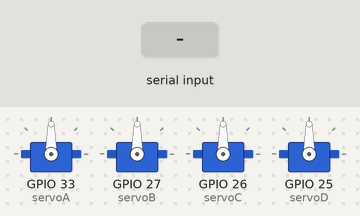
A sketch run on a simulated ESP32. Parts: 4 × servo. The test bench sets the inputs (shaded band). Nothing arrives over Bluetooth unless stated; what the sketch prints to the serial monitor is not drawn.

Above: at 3.2 s.
3.3 s: "A" received over the second serial link
At 5.3 s:
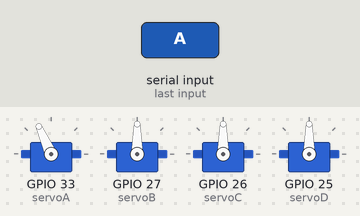
6.3 s: "B" received over the second serial link
At 9.2 s:
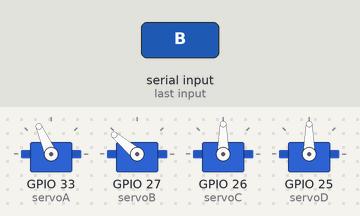
9.3 s: "a" received over the second serial link
At 12.0 s:
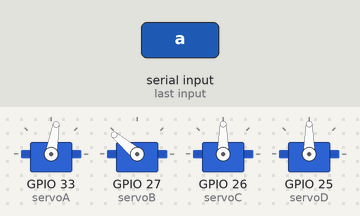
12.3 s: "b" received over the second serial link
At 12.94 s:
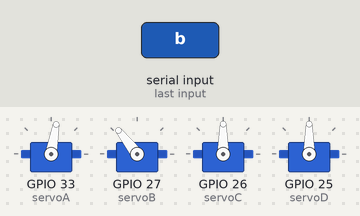
15.3 s: "C" received over the second serial link
At 15.95 s:
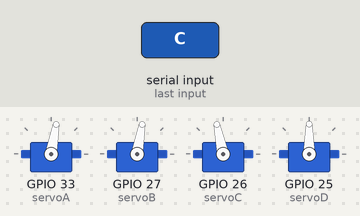
18.3 s: "D" received over the second serial link
At 22.8 s:
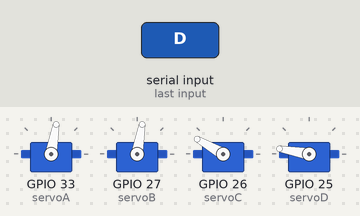
Timing chart, 0 to 23.8 s (numbered marks = the images above; inputs shaded):
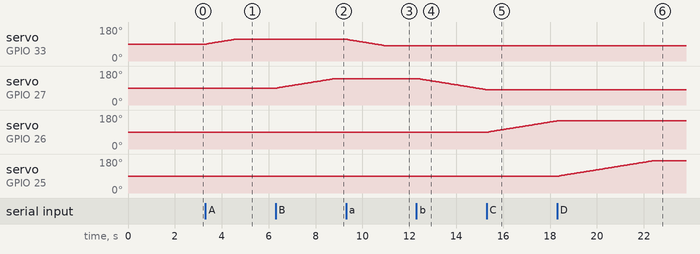

Measured:
- after the input at 3.3 s, servo on GPIO 33 (servoA): moves from 90° to 114° over 1.2 s, starting after 0.05 s
- after the input at 6.3 s, servo on GPIO 27 (servoB): moves from 90° to 140° over 2.5 s, starting after 0.06 s
- after the input at 9.3 s, servo on GPIO 33 (servoA): moves from 114° to 80° over 1.7 s, starting after 0.07 s
- after the input at 12.3 s, servo on GPIO 27 (servoB): moves from 140° to 81° over 2.9 s, starting after 0.07 s
- after the input at 15.3 s, servo on GPIO 27 (servoB): goes on until 15.3 s, then stays 80°; servo on GPIO 26 (servoC): moves from 90° to 149° over 2.9 s, starting after 0.08 s
- after the input at 18.3 s, servo on GPIO 26 (servoC): goes on until 18.3 s, then stays 150°; servo on GPIO 25 (servoD): moves from 90° to 170° over 4.0 s, starting after 0.09 s

The sketch:

Codigo_Brazo_ESP32_V1.1.ino
```cpp
// Producto de ZACETREX TECHNOLOGIES S.A.C
// Este código se hizo con fin de compartirlo con la comunidad y tiene fines educativos

#include "BluetoothSerial.h"
BluetoothSerial SerialBT;

#include <ESP32Servo.h>
Servo servoA,servoB,servoC,servoD;

#define SERV_UPDWSTEP 1

uint8_t TIMEDELSER = 50;

uint8_t cmd=0;
uint8_t rcvAct=0;
uint8_t rcvAnt=0;
byte cmdBT[2];

void servRst(){
servoA.write(90);delay(500);
servoB.write(90);delay(500);
servoC.write(90);delay(500);
servoD.write(90);delay(500);
}

void printInfoSrv(){
Serial.println(servoA.read());
Serial.println(servoB.read());
Serial.println(servoC.read());
Serial.println(servoD.read());
}

void setup() {
servoA.attach(33); // Garra
servoB.attach(27); // Servo izquierdo
servoC.attach(26); // Servo derecho
servoD.attach(25); // Servo base
servRst();
Serial.begin(115200);
SerialBT.begin("ZACETREX_BRAZO");
}

void loop() {
  if(SerialBT.available()){
  rcvAct=SerialBT.read();
    if(rcvAct!=rcvAnt){
    rcvAnt=rcvAct;
    cmd= rcvAct;
    Serial.write(cmd);
    }
  }
    switch(cmd){
    case 21:
      if(SerialBT.readBytes(cmdBT,2)==2){
        if(!cmdBT[1])TIMEDELSER=cmdBT[0];
      cmd=1;
      }
    break;

    case 'A': delay(TIMEDELSER);  if(servoA.read()<114) servoA.write(servoA.read()+SERV_UPDWSTEP);  break;
    case 'a': delay(TIMEDELSER);  if(servoA.read()>80)  servoA.write(servoA.read()-SERV_UPDWSTEP);  break;
    case 'B': delay(TIMEDELSER);  if(servoB.read()<140) servoB.write(servoB.read()+SERV_UPDWSTEP);  break;
    case 'b': delay(TIMEDELSER);  if(servoB.read()>78)  servoB.write(servoB.read()-SERV_UPDWSTEP);  break;
    case 'C': delay(TIMEDELSER);  if(servoC.read()<160) servoC.write(servoC.read()+SERV_UPDWSTEP);  break;
    case 'c': delay(TIMEDELSER);  if(servoC.read()>80)  servoC.write(servoC.read()-SERV_UPDWSTEP);  break;
    case 'D': delay(TIMEDELSER);  if(servoD.read()<170) servoD.write(servoD.read()+SERV_UPDWSTEP);  break;
    case 'd': delay(TIMEDELSER);  if(servoD.read()>10)  servoD.write(servoD.read()-SERV_UPDWSTEP);  break;
    case 'R': printInfoSrv(); cmd=1; break;
    }
}
```
